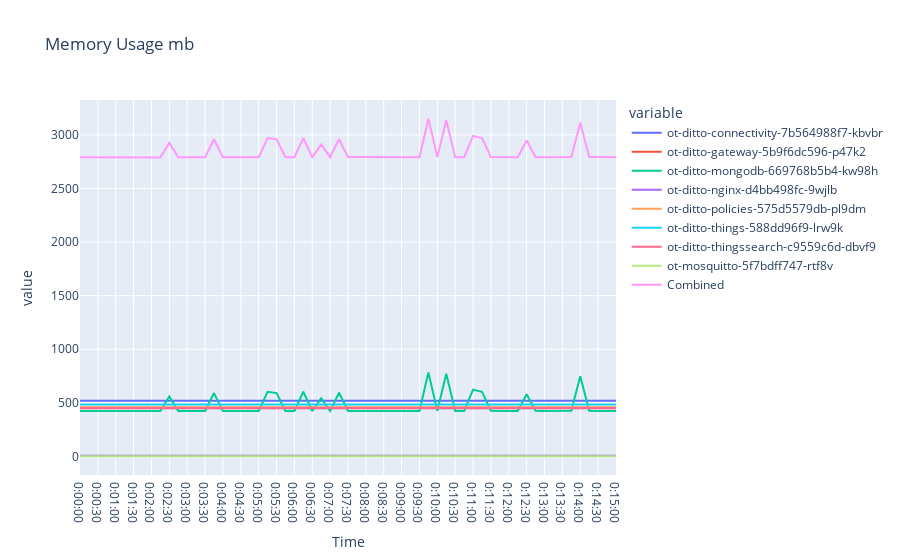

Notebook source saved alongside this figure:
### Code cell
# Plot using matplotlib
plt.figure(figsize=(15, 5))
plt.plot(light_mem.index, light_mem)
plt.xlabel('Time')
plt.xticks(rotation=90)
plt.ylabel('Value')
plt.title('Memory Usage mb')
plt.legend(light_mem.keys(), bbox_to_anchor=(1.01, 1), loc="upper left")
plt.show()

# Plot using plotly
fig = px.line(light_mem, x=light_mem.index, y=light_mem.keys(), title='Memory Usage mb')
fig.show()
